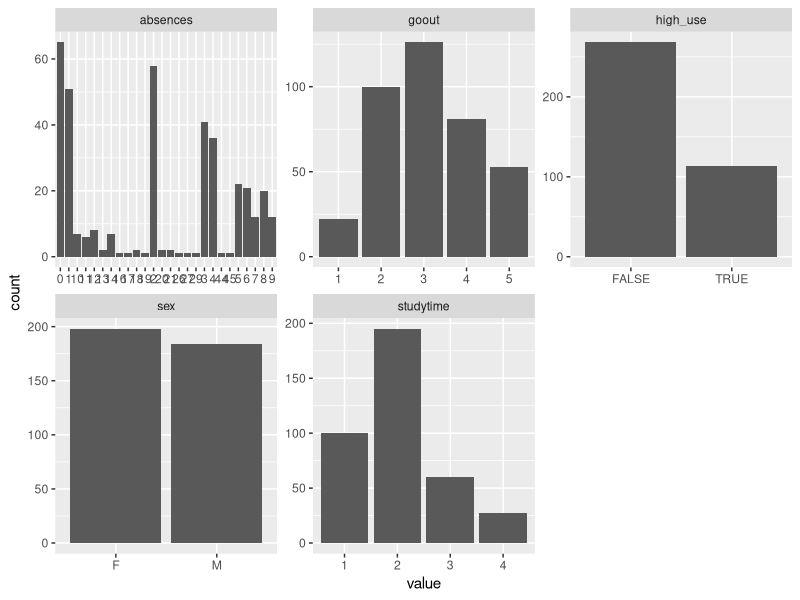
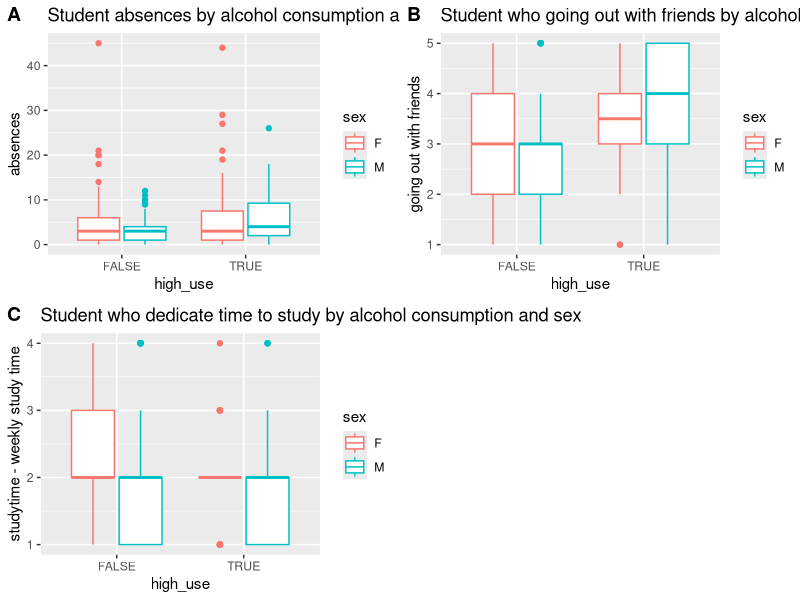

Write R code to recreate these figures, in order.
## ---- chunk 1
library(GGally)
library(ggplot2)
library(ggpubr)
library(tidyr)
library(dplyr)
library(magrittr)
library(gmodels)
library(boot)
## ---- chunk 2

modified_data= read.table("data/modified_data.txt", sep="\t", header=TRUE)

colnames(modified_data)

## ---- chunk 3

my_variables= c("absences", "sex", "goout", "studytime", "high_use")

my_variables_data <- select(modified_data, one_of(my_variables))

colnames(my_variables_data)


gather(my_variables_data) %>% ggplot(aes(value)) + facet_wrap("key", scales = "free") + geom_bar()



## ---- chunk 4

g1 <- ggplot(modified_data, aes(x = high_use, y = absences,col=sex))

p1=g1 + geom_boxplot() + ylab("absences") + ggtitle("Student absences by alcohol consumption and sex")

g2 <- ggplot(modified_data, aes(x = high_use, y = goout, col=sex))

p2=g2 + geom_boxplot() + ylab("going out with friends")  + ggtitle("Student who going out with friends by alcohol consumption and sex") 

g3 <- ggplot(modified_data, aes(x = high_use, y = studytime, col=sex))

p3=g3 + geom_boxplot() + ylab("studytime - weekly study time")  + ggtitle("Student who dedicate time to study by alcohol consumption and sex") 

ggarrange(p1, p2, p3 , labels = c("A", "B","C"), ncol = 2, nrow = 2)


## ---- chunk 5
#sex_high_use <- CrossTable(my_variables_data$sex, my_variables_data$high_use)
#goout_high_use <- CrossTable(my_variables_data$goout, my_variables_data$high_use)
#goout_high_use <- CrossTable(my_variables_data$goout, my_variables_data$high_use)
#studytime_high_use <- CrossTable(my_variables_data$studytime, my_variables_data$high_use)
## ---- chunk 6

m <- glm(high_use ~  absences + sex +  goout + studytime , data = modified_data, family = "binomial")


## ---- chunk 7




summary(m)

coef(m)

OR <- coef(m) %>% exp
CI <- confint(m) %>% exp
cbind(OR,CI)

## ---- chunk 8
probabilities <- predict(m, type = "response")

# add the predicted probabilities to 'modified_data'

modified_data <- mutate(modified_data, probability = probabilities)

# use the probabilities to make a prediction of high_use

modified_data <- mutate(modified_data, prediction = probability>0.5)

table(high_use = modified_data$high_use, prediction = modified_data$prediction)

## ---- chunk 9
# the logistic regression model m and dataset alc (with predictions) are available

# define a loss function (average prediction error)
loss_func <- function(class, prob) {
  n_wrong <- abs(class - prob) > 0.5
  mean(n_wrong)
}

# compute the average number of wrong predictions in the (training) data
loss_func(modified_data$high_use, modified_data$probability)
## ---- chunk 10
# K-fold cross-validation

cv <- cv.glm(data = modified_data, cost = loss_func, glmfit = m, K = 10)

# average number of wrong predictions in the cross validation
cv$delta[1]
